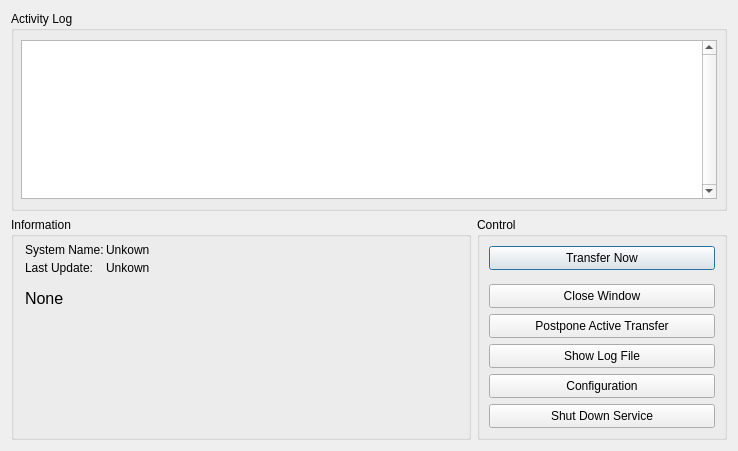
<?xml version="1.0" encoding="UTF-8"?>
<ui version="4.0">
 <class>rdsOperationWindow</class>
 <widget class="QDialog" name="rdsOperationWindow">
  <property name="geometry">
   <rect>
    <x>0</x>
    <y>0</y>
    <width>738</width>
    <height>451</height>
   </rect>
  </property>
  <property name="windowTitle">
   <string>Yarra - Data Transfer Client</string>
  </property>
  <property name="statusTip">
   <string/>
  </property>
  <property name="whatsThis">
   <string/>
  </property>
  <layout class="QGridLayout" name="gridLayout">
   <item row="0" column="0" colspan="2">
    <widget class="QGroupBox" name="logGroupbox">
     <property name="minimumSize">
      <size>
       <width>0</width>
       <height>200</height>
      </size>
     </property>
     <property name="title">
      <string>Activity Log</string>
     </property>
     <layout class="QVBoxLayout" name="verticalLayout_2">
      <property name="leftMargin">
       <number>7</number>
      </property>
      <property name="topMargin">
       <number>9</number>
      </property>
      <property name="rightMargin">
       <number>7</number>
      </property>
      <property name="bottomMargin">
       <number>9</number>
      </property>
      <item>
       <widget class="QTextEdit" name="logEdit">
        <property name="verticalScrollBarPolicy">
         <enum>Qt::ScrollBarAlwaysOn</enum>
        </property>
        <property name="undoRedoEnabled">
         <bool>false</bool>
        </property>
        <property name="lineWrapMode">
         <enum>QTextEdit::NoWrap</enum>
        </property>
        <property name="readOnly">
         <bool>true</bool>
        </property>
       </widget>
      </item>
     </layout>
    </widget>
   </item>
   <item row="1" column="1">
    <widget class="QGroupBox" name="controlGroupbox">
     <property name="maximumSize">
      <size>
       <width>250</width>
       <height>16777215</height>
      </size>
     </property>
     <property name="title">
      <string>Control</string>
     </property>
     <layout class="QVBoxLayout" name="verticalLayout">
      <property name="sizeConstraint">
       <enum>QLayout::SetDefaultConstraint</enum>
      </property>
      <property name="topMargin">
       <number>9</number>
      </property>
      <property name="bottomMargin">
       <number>9</number>
      </property>
      <item>
       <widget class="QPushButton" name="transferButton">
        <property name="minimumSize">
         <size>
          <width>0</width>
          <height>24</height>
         </size>
        </property>
        <property name="text">
         <string>Transfer Now</string>
        </property>
        <property name="checkable">
         <bool>false</bool>
        </property>
        <property name="flat">
         <bool>false</bool>
        </property>
       </widget>
      </item>
      <item>
       <spacer name="verticalSpacer_2">
        <property name="orientation">
         <enum>Qt::Vertical</enum>
        </property>
        <property name="sizeType">
         <enum>QSizePolicy::Fixed</enum>
        </property>
        <property name="sizeHint" stdset="0">
         <size>
          <width>20</width>
          <height>8</height>
         </size>
        </property>
       </spacer>
      </item>
      <item>
       <widget class="QPushButton" name="hideButton">
        <property name="minimumSize">
         <size>
          <width>0</width>
          <height>24</height>
         </size>
        </property>
        <property name="text">
         <string>Close Window</string>
        </property>
       </widget>
      </item>
      <item>
       <widget class="QPushButton" name="postponeButton">
        <property name="minimumSize">
         <size>
          <width>0</width>
          <height>24</height>
         </size>
        </property>
        <property name="text">
         <string>Postpone Active Transfer</string>
        </property>
       </widget>
      </item>
      <item>
       <widget class="QPushButton" name="logfileButton">
        <property name="minimumSize">
         <size>
          <width>0</width>
          <height>24</height>
         </size>
        </property>
        <property name="text">
         <string>Show Log File</string>
        </property>
       </widget>
      </item>
      <item>
       <widget class="QPushButton" name="configurationButton">
        <property name="minimumSize">
         <size>
          <width>0</width>
          <height>24</height>
         </size>
        </property>
        <property name="text">
         <string>Configuration</string>
        </property>
       </widget>
      </item>
      <item>
       <widget class="QPushButton" name="shutdownButton">
        <property name="minimumSize">
         <size>
          <width>0</width>
          <height>24</height>
         </size>
        </property>
        <property name="text">
         <string>Shut Down Service</string>
        </property>
       </widget>
      </item>
      <item>
       <spacer name="verticalSpacer">
        <property name="orientation">
         <enum>Qt::Vertical</enum>
        </property>
        <property name="sizeType">
         <enum>QSizePolicy::Expanding</enum>
        </property>
        <property name="sizeHint" stdset="0">
         <size>
          <width>20</width>
          <height>0</height>
         </size>
        </property>
       </spacer>
      </item>
     </layout>
     <zorder>shutdownButton</zorder>
     <zorder>verticalSpacer</zorder>
     <zorder>postponeButton</zorder>
     <zorder>logfileButton</zorder>
     <zorder>configurationButton</zorder>
     <zorder>verticalSpacer_2</zorder>
     <zorder>transferButton</zorder>
     <zorder>hideButton</zorder>
    </widget>
   </item>
   <item row="1" column="0">
    <widget class="QGroupBox" name="infoGroupbox">
     <property name="autoFillBackground">
      <bool>false</bool>
     </property>
     <property name="title">
      <string>Information</string>
     </property>
     <property name="flat">
      <bool>false</bool>
     </property>
     <property name="checkable">
      <bool>false</bool>
     </property>
     <widget class="QLabel" name="label">
      <property name="geometry">
       <rect>
        <x>14</x>
        <y>151</y>
        <width>78</width>
        <height>60</height>
       </rect>
      </property>
      <property name="minimumSize">
       <size>
        <width>78</width>
        <height>60</height>
       </size>
      </property>
      <property name="maximumSize">
       <size>
        <width>78</width>
        <height>60</height>
       </size>
      </property>
      <property name="text">
       <string/>
      </property>
      <property name="pixmap">
       <pixmap resource="rds.qrc">:/images/yarralogo.png</pixmap>
      </property>
      <property name="scaledContents">
       <bool>true</bool>
      </property>
      <property name="alignment">
       <set>Qt::AlignBottom|Qt::AlignLeading|Qt::AlignLeft</set>
      </property>
     </widget>
     <widget class="QLabel" name="InfoLabelSystem">
      <property name="geometry">
       <rect>
        <x>14</x>
        <y>25</y>
        <width>91</width>
        <height>16</height>
       </rect>
      </property>
      <property name="text">
       <string>System Name:</string>
      </property>
     </widget>
     <widget class="QLabel" name="InfoLabelUpdate">
      <property name="geometry">
       <rect>
        <x>14</x>
        <y>43</y>
        <width>91</width>
        <height>16</height>
       </rect>
      </property>
      <property name="text">
       <string>Last Update:</string>
      </property>
     </widget>
     <widget class="QLabel" name="InfoValueSystem">
      <property name="geometry">
       <rect>
        <x>95</x>
        <y>25</y>
        <width>351</width>
        <height>16</height>
       </rect>
      </property>
      <property name="text">
       <string>Unkown</string>
      </property>
     </widget>
     <widget class="QLabel" name="InfoValueUpdate">
      <property name="geometry">
       <rect>
        <x>95</x>
        <y>43</y>
        <width>351</width>
        <height>16</height>
       </rect>
      </property>
      <property name="text">
       <string>Unkown</string>
      </property>
     </widget>
     <widget class="QLabel" name="InfoValueError">
      <property name="geometry">
       <rect>
        <x>14</x>
        <y>72</y>
        <width>421</width>
        <height>51</height>
       </rect>
      </property>
      <property name="font">
       <font>
        <pointsize>12</pointsize>
       </font>
      </property>
      <property name="text">
       <string>None</string>
      </property>
      <property name="alignment">
       <set>Qt::AlignLeading|Qt::AlignLeft|Qt::AlignTop</set>
      </property>
     </widget>
    </widget>
   </item>
  </layout>
 </widget>
 <resources>
  <include location="rds.qrc"/>
 </resources>
 <connections/>
</ui>
